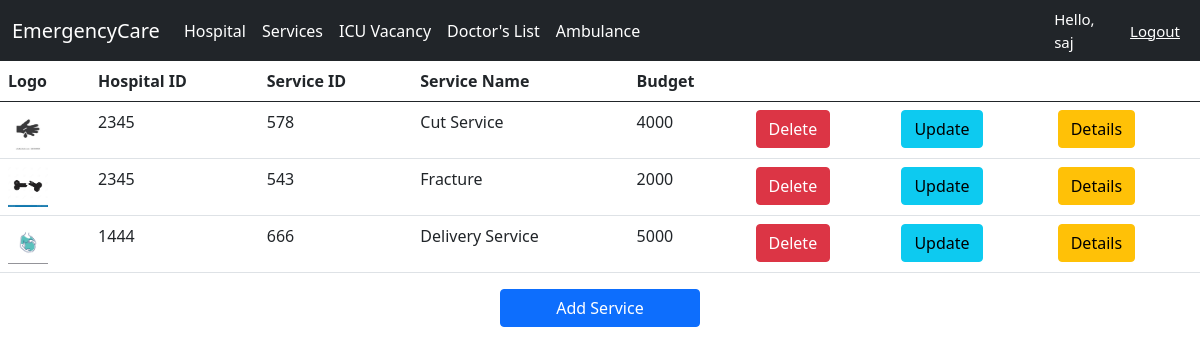
The page /Services/ (signed in) on the database as committed earlier.
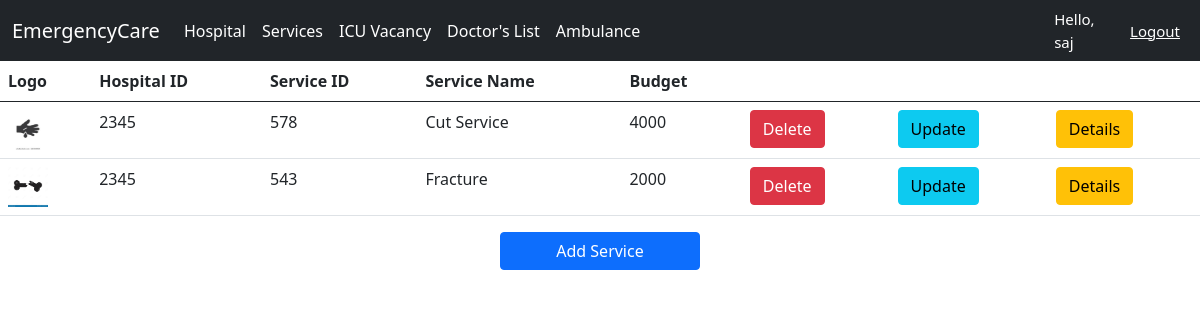
The same page on the database as committed later.
### Location/models.py (models this page shows, shortened)
class Services(models.Model):
    H_ID = models.ForeignKey(Hospital, on_delete=models.CASCADE, blank=True, null=True)
    S_ID = models.CharField(max_length=200, blank=True, null=True)
    S_Name = models.CharField(max_length=200, blank=True, null=True)
    S_Budget = models.IntegerField(blank=True, null=True)
    image = models.ImageField(upload_to='images/', blank=True, null=True, default='images/default.jpg')

class Hospital(models.Model):
    H_ID = models.CharField(max_length=200)
    H_name = models.CharField(max_length=200)
    Co_ordinate = models.ForeignKey(Location, on_delete=models.CASCADE)
    image = models.ImageField(upload_to='images/',blank=True, null=True, default='images/default.jpg')
    def __str__(self):
        return self.H_ID

### Location/views.py (the view)
# urls.py: path('Services/',l_views.services,name='Services'),
@login_required(login_url='login')
def services(request):
    service = Services.objects.all()
    context = {
        'service': service,
    }
    return render(request, template_name='hospital/Services.html',context=context)

### templates/hospital/Services.html
{% extends 'hospital/Home.html' %}
{% block content %}
{% load static %}
<table class="table">
  <thead>
    <tr>
      <th scope="col">Logo</th>
      <th scope="col">Hospital ID</th>
      <th scope="col">Service ID</th>
      <th scope="col">Service Name</th>
      <th scope="col">Budget</th>
      <th></th>
      <th></th>
      <th></th>
    </tr>
  </thead>
  <tbody>
  {% for s in service %}
    <tr>
      <td><img src="{{s.image.url}}" style="height: 40px; width: 40px;"></td>
      <td>{{s.H_ID}}</td>
      <td>{{s.S_ID}}</td>
      <td>{{s.S_Name}}</td>
      <td>{{s.S_Budget}}</td>
      {% if request.user.is_staff %}
      <td><a href="{% url 'delete_service' s.id %}" class="btn btn-danger">Delete</a></td>
      <td><a href="{% url 'update_service' s.id %}" class="btn btn-info">Update</a></td>
      {% endif %}
      <td><a href="{% url 'ServiceDetails' s.id %}" class="btn btn-warning">Details</a></td>
    </tr>
  {% endfor %}
  </tbody>
</table>
 {% if request.user.is_staff %}
 <div class = "d-grid gap-2 col-2 mx-auto" style="...">
  <a href="{% url 'add_service' %}" class = "btn btn-primary">Add Service</a>
 </div>
{% endif %}
{% endblock %}

Rows that differ between the two databases and show on the page:
removed Services: image (picture), H_ID "1444", S_ID "666", S_Name "Delivery Service", S_Budget "5000"
